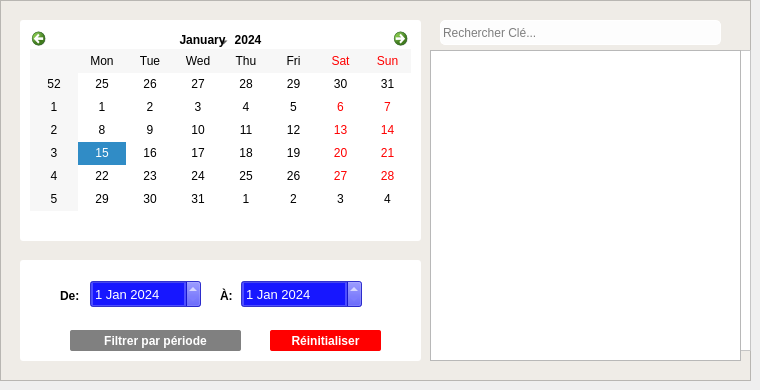
      <widget class="QWidget" name="tab_2">
       <property name="styleSheet">
        <string notr="true">background-color: none</string>
       </property>
       <attribute name="title">
        <string>Clés privées</string>
       </attribute>
       <widget class="QTableWidget" name="tableWidget_2">
        <property name="enabled">
         <bool>true</bool>
        </property>
        <property name="geometry">
         <rect>
          <x>430</x>
          <y>50</y>
          <width>311</width>
          <height>311</height>
         </rect>
        </property>
        <property name="styleSheet">
         <string notr="true"/>
        </property>
        <property name="editTriggers">
         <set>QAbstractItemView::NoEditTriggers</set>
        </property>
       </widget>
       <widget class="QFrame" name="frame_13">
        <property name="enabled">
         <bool>true</bool>
        </property>
        <property name="geometry">
         <rect>
          <x>0</x>
          <y>0</y>
          <width>751</width>
          <height>381</height>
         </rect>
        </property>
        <property name="styleSheet">
         <string notr="true">background-color:#efece7;</string>
        </property>
        <property name="frameShape">
         <enum>QFrame::StyledPanel</enum>
        </property>
        <property name="frameShadow">
         <enum>QFrame::Raised</enum>
        </property>
        <widget class="QDateEdit" name="dateEdit_3">
         <property name="enabled">
          <bool>true</bool>
         </property>
         <property name="geometry">
          <rect>
           <x>90</x>
           <y>280</y>
           <width>111</width>
           <height>28</height>
          </rect>
         </property>
         <property name="styleSheet">
          <string notr="true">font: 8pt &quot;Nirmala UI&quot;;
font-size: 13px;
background-color: rgba(0, 0, 255, 0.70);
color: white

</string>
         </property>
         <property name="date">
          <date>
           <year>2024</year>
           <month>1</month>
           <day>1</day>
          </date>
         </property>
        </widget>
        <widget class="QFrame" name="frame_14">
         <property name="geometry">
          <rect>
           <x>430</x>
           <y>50</y>
           <width>321</width>
           <height>301</height>
          </rect>
         </property>
         <property name="styleSheet">
          <string notr="true">background-color: white;
</string>
         </property>
         <property name="frameShape">
          <enum>QFrame::StyledPanel</enum>
         </property>
         <property name="frameShadow">
          <enum>QFrame::Raised</enum>
         </property>
        </widget>
        <widget class="QLineEdit" name="lineEdit_2">
         <property name="geometry">
          <rect>
           <x>440</x>
           <y>20</y>
           <width>281</width>
           <height>25</height>
          </rect>
         </property>
         <property name="styleSheet">
          <string notr="true">border-radius: 5px;
background-color: rgba(255,255,255, 0.90);
border: 1px solid white</string>
         </property>
         <property name="text">
          <string/>
         </property>
         <property name="placeholderText">
          <string>Rechercher Clé...</string>
         </property>
        </widget>
        <widget class="QFrame" name="frame_15">
         <property name="geometry">
          <rect>
           <x>20</x>
           <y>20</y>
           <width>401</width>
           <height>221</height>
          </rect>
         </property>
         <property name="styleSheet">
          <string notr="true">background-color: white;
border-radius: 3px;
</string>
         </property>
         <widget class="QCalendarWidget" name="calendarWidget_2">
          <property name="geometry">
           <rect>
            <x>10</x>
            <y>10</y>
            <width>381</width>
            <height>181</height>
           </rect>
          </property>
          <property name="mouseTracking">
           <bool>true</bool>
          </property>
          <property name="styleSheet">
           <string notr="true">background-color: white;
color: black;
border-radius: 5px</string>
          </property>
          <property name="dateEditEnabled">
           <bool>false</bool>
          </property>
         </widget>
        </widget>
        <widget class="QDateEdit" name="dateEdit_4">
         <property name="enabled">
          <bool>true</bool>
         </property>
         <property name="geometry">
          <rect>
           <x>241</x>
           <y>280</y>
           <width>121</width>
           <height>28</height>
          </rect>
         </property>
         <property name="styleSheet">
          <string notr="true">font: 8pt &quot;Nirmala UI&quot;;
font-size: 13px;
background-color: rgba(0, 0, 255, 0.70);
color: white
</string>
         </property>
         <property name="date">
          <date>
           <year>2024</year>
           <month>1</month>
           <day>1</day>
          </date>
         </property>
        </widget>
        <widget class="QFrame" name="frame_16">
         <property name="geometry">
          <rect>
           <x>20</x>
           <y>260</y>
           <width>401</width>
           <height>101</height>
          </rect>
         </property>
         <property name="styleSheet">
          <string notr="true">background-color: white;
border-radius: 3px;
</string>
         </property>
         <property name="frameShape">
          <enum>QFrame::StyledPanel</enum>
         </property>
         <property name="frameShadow">
          <enum>QFrame::Raised</enum>
         </property>
         <widget class="QPushButton" name="pushButton_34">
          <property name="geometry">
           <rect>
            <x>50</x>
            <y>70</y>
            <width>171</width>
            <height>21</height>
           </rect>
          </property>
          <property name="styleSheet">
           <string notr="true">font: 8pt &quot;Nirmala UI&quot;;
background-color: gray;
color: white;
border-radius: 2px;
font-weight: bold</string>
          </property>
          <property name="text">
           <string>Filtrer par période</string>
          </property>
         </widget>
         <widget class="QLabel" name="label_39">
          <property name="geometry">
           <rect>
            <x>40</x>
            <y>20</y>
            <width>21</width>
            <height>31</height>
           </rect>
          </property>
          <property name="styleSheet">
           <string notr="true">font-weight: bold</string>
          </property>
          <property name="text">
           <string>De: </string>
          </property>
         </widget>
         <widget class="QLabel" name="label_40">
          <property name="geometry">
           <rect>
            <x>200</x>
            <y>20</y>
            <width>21</width>
            <height>31</height>
           </rect>
          </property>
          <property name="styleSheet">
           <string notr="true">font-weight: bold</string>
          </property>
          <property name="text">
           <string>À:</string>
          </property>
         </widget>
         <widget class="QPushButton" name="pushButton_38">
          <property name="geometry">
           <rect>
            <x>250</x>
            <y>70</y>
            <width>111</width>
            <height>21</height>
           </rect>
          </property>
          <property name="styleSheet">
           <string notr="true">font: 8pt &quot;Nirmala UI&quot;;
background-color: red;
color: white;
border-radius: 2px;
font-weight: bold</string>
          </property>
          <property name="text">
           <string>Réinitialiser</string>
          </property>
         </widget>
        </widget>
        <zorder>frame_16</zorder>
        <zorder>dateEdit_3</zorder>
        <zorder>frame_14</zorder>
        <zorder>lineEdit_2</zorder>
        <zorder>frame_15</zorder>
        <zorder>dateEdit_4</zorder>
       </widget>
       <zorder>frame_13</zorder>
       <zorder>tableWidget_2</zorder>
      </widget>
